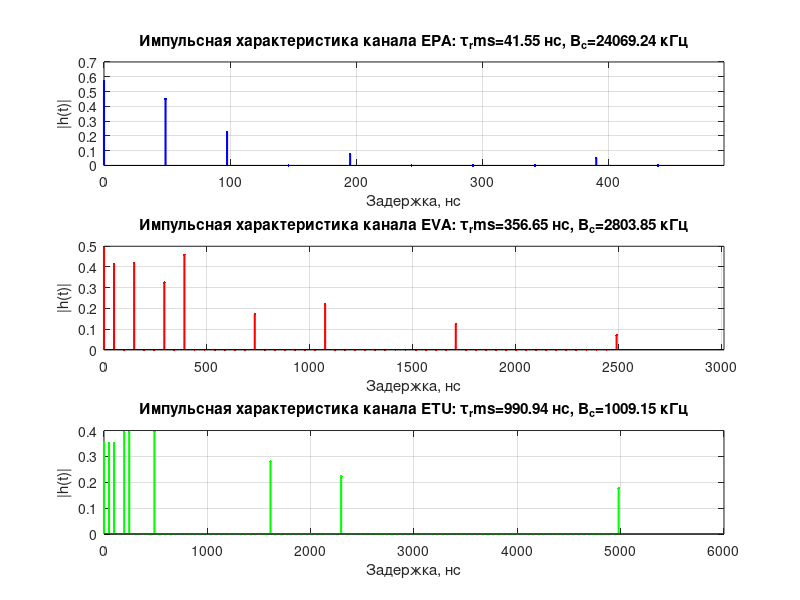
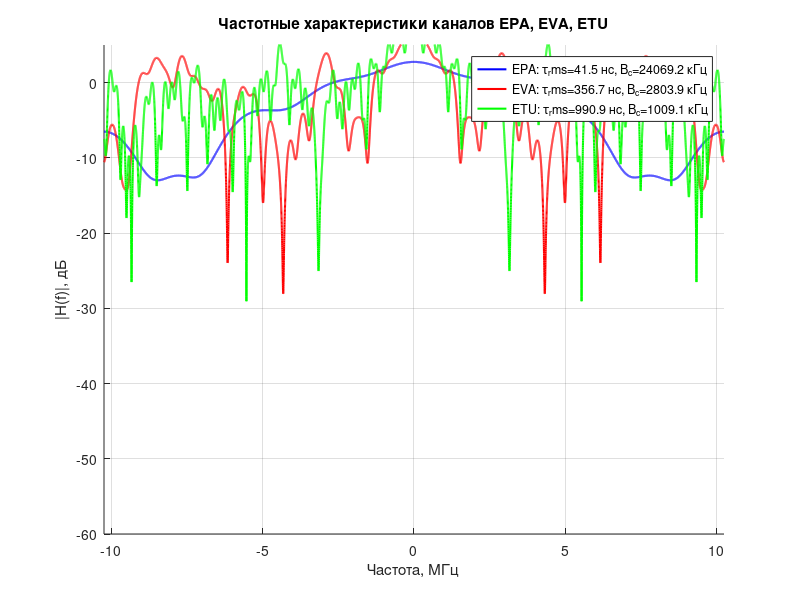

MATLAB code for these plots, in order: (Note: this script raises an error after producing the figures.)
clc; clear; close all;

Nfft = 2048;                    % Размер FFT 
M_data = 16;                    % Модуляция данных: 16-QAM
M_pilot = 4;                    % Модуляция пилотов: QPSK 
CP_len = round(Nfft/4);         % Длина CP = 1/4 * Nfft = 512
T_sym = 100e-6;                 % Длительность OFDM-символа 100 мкс 
Fs = Nfft / T_sym;              % Частота дискретизации = 20.48 МГц
SNR_dB = 1:2:30;                % Диапазон SNR (дБ)
NumOfdmSymbols = 200;           % Количество OFDM символов

% ПРОФИЛИ КАНАЛОВ EPA, EVA, ETU 
% Задержки в наносекундах
EPA_delays_ns = [0, 30, 70, 80, 110, 190, 410];
EVA_delays_ns = [0, 30, 150, 310, 370, 710, 1090, 1730, 2510];
ETU_delays_ns = [0, 50, 120, 200, 230, 500, 1600, 2300, 5000];

% Средние относительные мощности в дБ
EPA_gains_dB = [0, -1, -2, -3, -8, -17.2, -20.8];
EVA_gains_dB = [0, -1.5, -1.4, -3.6, -0.6, -9.1, -7, -12, -16.9];
ETU_gains_dB = [-1, -1, -1, 0, 0, 0, -3, -5, -7];

% Перевод задержек в секунды
EPA_delays = EPA_delays_ns * 1e-9;
EVA_delays = EVA_delays_ns * 1e-9;
ETU_delays = ETU_delays_ns * 1e-9;

% Линейные мощности (нормированные)
EPA_gains_lin = 10.^(EPA_gains_dB/10);
EVA_gains_lin = 10.^(EVA_gains_dB/10);
ETU_gains_lin = 10.^(ETU_gains_dB/10);

EPA_gains_lin = EPA_gains_lin / sum(EPA_gains_lin);
EVA_gains_lin = EVA_gains_lin / sum(EVA_gains_lin);
ETU_gains_lin = ETU_gains_lin / sum(ETU_gains_lin);

channel_names = {'EPA', 'EVA', 'ETU'};
colors_ch = {'b', 'r', 'g'};

%% ДОП ЗАДАНИЕ 2.1: ПОСТРОЕНИЕ ИХ И ЧХ КАНАЛОВ EPA, EVA, ETU
fprintf('\nДОП ЗАДАНИЕ 2.1: ИХ и ЧХ каналов EPA, EVA, ETU\n');

channels_delays = {EPA_delays, EVA_delays, ETU_delays};
channels_gains = {EPA_gains_lin, EVA_gains_lin, ETU_gains_lin};

figure(14);

for ch_idx = 1:3
    tau = channels_delays{ch_idx};
    P_lin = channels_gains{ch_idx};

    tau_max_samples = round(tau(end) * Fs);
    h_len = max(tau_max_samples + 1, 10);
    h = zeros(1, h_len);

    for p = 1:length(tau)
        idx = round(tau(p) * Fs) + 1;
        if idx <= h_len
            h(idx) = sqrt(P_lin(p));
        end
    end

    Nfft_ch = 2^14;
    H = fftshift(fft(h, Nfft_ch));
    f_ch = (-Nfft_ch/2 : Nfft_ch/2-1) * (Fs / Nfft_ch);
    H_db = 20 * log10(abs(H) + eps);

    tau_avg = sum(P_lin .* tau) / sum(P_lin);
    tau_rms = sqrt(sum(P_lin .* (tau - tau_avg).^2) / sum(P_lin));
    Bc = 1 / tau_rms;

    subplot(3,1,ch_idx);
    stem((0:h_len-1)/Fs*1e9, abs(h), [colors_ch{ch_idx}, '.'], 'MarkerSize', 6, 'LineWidth', 1.5);
    title(sprintf('Импульсная характеристика канала %s: τ_rms=%.2f нс, B_c=%.2f кГц', ...
        channel_names{ch_idx}, tau_rms*1e9, Bc/1e3));
    xlabel('Задержка, нс'); 
    ylabel('|h(t)|');
    xlim([0, tau(end)*1e9*1.2]);
    grid on;

    fprintf('Канал %s: τ_rms = %.2f нс, B_c = %.2f кГц, h_len = %d отсчетов\n', ...
        channel_names{ch_idx}, tau_rms*1e9, Bc/1e3, h_len);
end

figure(15);
hold on; grid on;

for ch_idx = 1:3
    tau = channels_delays{ch_idx};
    P_lin = channels_gains{ch_idx};

    tau_max_samples = round(tau(end) * Fs);
    h_len = max(tau_max_samples + 1, 10);
    h = zeros(1, h_len);

    for p = 1:length(tau)
        idx = round(tau(p) * Fs) + 1;
        if idx <= h_len
            h(idx) = sqrt(P_lin(p));
        end
    end

    Nfft_ch = 2^14;
    H = fftshift(fft(h, Nfft_ch));
    f_ch = (-Nfft_ch/2 : Nfft_ch/2-1) * (Fs / Nfft_ch);
    H_db = 20 * log10(abs(H) + eps);

    tau_avg = sum(P_lin .* tau) / sum(P_lin);
    tau_rms = sqrt(sum(P_lin .* (tau - tau_avg).^2) / sum(P_lin));
    Bc = 1 / tau_rms;

    plot(f_ch/1e6, H_db, [colors_ch{ch_idx}, '-'], 'LineWidth', 1.5, ...
        'DisplayName', sprintf('%s: τ_rms=%.1f нс, B_c=%.1f кГц', ...
        channel_names{ch_idx}, tau_rms*1e9, Bc/1e3));
end

xlabel('Частота, МГц');
ylabel('|H(f)|, дБ');
title('Частотные характеристики каналов EPA, EVA, ETU');
legend('Location', 'best');
xlim([-Fs/2/1e6, Fs/2/1e6]);
ylim([-60, 5]);
hold off;

%% ДОП ЗАДАНИЕ 2.2: АНАЛИТИЧЕСКАЯ ОЦЕНКА СЕЛЕКТИВНОСТИ
fprintf('\nДОП ЗАДАНИЕ 2.2: Анализ селективности\n');

B_signal = 1 / T_sym;
B_signal_total = Fs;

fprintf('Полоса OFDM сигнала (одна поднесущая): B = %.2f кГц\n', B_signal/1e3);
fprintf('Полная полоса OFDM сигнала: B_total = %.2f МГц\n', B_signal_total/1e6);
fprintf('\n');

for ch_idx = 1:3
    tau = channels_delays{ch_idx};
    P_lin = channels_gains{ch_idx};

    tau_avg = sum(P_lin .* tau) / sum(P_lin);
    tau_rms = sqrt(sum(P_lin .* (tau - tau_avg).^2) / sum(P_lin));
    Bc = 1 / tau_rms;

    fprintf('Канал %s:\n', channel_names{ch_idx});
    fprintf('  τ_rms = %.2f нс\n', tau_rms*1e9);
    fprintf('  B_c = %.2f кГц\n', Bc/1e3);

    if B_signal_total < Bc
        fprintf('  B_total < B_c => ПЛОСКИЕ замирания\n');
    else
        fprintf('  B_total > B_c => ЧАСТОТНО-СЕЛЕКТИВНЫЕ замирания\n');
    end

    if tau_rms < T_sym
        fprintf('  τ_rms < T_sym => МСИ устраняется CP\n');
    else
        fprintf('  τ_rms > T_sym => МСИ не устраняется полностью\n');
    end
    fprintf('\n');
end

%% ДОП ЗАДАНИЕ 2.3-2.4: BER В КАНАЛАХ С ЗАМИРАНИЯМИ (EPA, EVA, ETU)
fprintf('ДОП ЗАДАНИЕ 2.3-2.4: BER в каналах с замираниями\n');

NumSC_fad = 1200;
NumGuardSC_fad = round((Nfft - NumSC_fad)/2);

pilot_step_fad = 16;
pilot_idx_fad = 1:pilot_step_fad:NumSC_fad;
data_idx_fad = setdiff(1:NumSC_fad, pilot_idx_fad);

nDataSymbols_fad = length(data_idx_fad);
nPilots_fad = length(pilot_idx_fad);

rayleighchan_EPA = comm.RayleighChannel( ...
    'SampleRate', Fs, ...
    'PathDelays', EPA_delays, ...
    'AveragePathGains', EPA_gains_dB, ...
    'MaximumDopplerShift', 0, ...
    'NormalizePathGains', true);

rayleighchan_EVA = comm.RayleighChannel( ...
    'SampleRate', Fs, ...
    'PathDelays', EVA_delays, ...
    'AveragePathGains', EVA_gains_dB, ...
    'MaximumDopplerShift', 0, ...
    'NormalizePathGains', true);

rayleighchan_ETU = comm.RayleighChannel( ...
    'SampleRate', Fs, ...
    'PathDelays', ETU_delays, ...
    'AveragePathGains', ETU_gains_dB, ...
    'MaximumDopplerShift', 0, ...
    'NormalizePathGains', true);

channels_fad = {rayleighchan_EPA, rayleighchan_EVA, rayleighchan_ETU};

BER_fading = zeros(length(channels_fad), length(SNR_dB));

for ch_idx = 1:length(channels_fad)
    fprintf('Канал %s:\n', channel_names{ch_idx});

    for k = 1:length(SNR_dB)
        errorBits = 0;
        totalBits = NumOfdmSymbols * nDataSymbols_fad * log2(M_data);

        for sym = 1:NumOfdmSymbols
            data_bits = randi([0 1], nDataSymbols_fad * log2(M_data), 1);
            data_symbols = bi2de(reshape(data_bits, log2(M_data), []).', 'left-msb');
            mod_data = qammod(data_symbols, M_data, 'UnitAveragePower', true);

            pilot_bits = randi([0 1], nPilots_fad * log2(M_pilot), 1);
            pilot_symbols = bi2de(reshape(pilot_bits, log2(M_pilot), []).', 'left-msb');
            mod_pilots = qammod(pilot_symbols, M_pilot, 'UnitAveragePower', true);

            Sp = zeros(Nfft, 1);
            Sp(NumGuardSC_fad + data_idx_fad) = mod_data;
            Sp(NumGuardSC_fad + pilot_idx_fad) = mod_pilots;

            Sig = ifft(ifftshift(Sp));
            Sig_CP = [Sig(end-CP_len+1:end); Sig];

            release(channels_fad{ch_idx});
            Rx_Signal = channels_fad{ch_idx}(Sig_CP);

            Ps = mean(abs(Rx_Signal).^2);
            SNR_linear = 10^(SNR_dB(k)/10);
            N0 = Ps / SNR_linear;
            sigma_noise = sqrt(N0/2);
            noise = sigma_noise * (randn(size(Rx_Signal)) + 1j*randn(size(Rx_Signal)));
            Rx_Signal = Rx_Signal + noise;

            Sig_rec = Rx_Signal(CP_len+1:CP_len+Nfft);
            Sp_rec = fftshift(fft(Sig_rec));

            H_pilots = Sp_rec(NumGuardSC_fad + pilot_idx_fad) ./ mod_pilots;
            H_est = interp1(pilot_idx_fad, H_pilots, (1:NumSC_fad)', 'linear', 'extrap');

            Sp_eq = Sp_rec(NumGuardSC_fad + data_idx_fad) ./ H_est(data_idx_fad);

            demod_symbols = qamdemod(Sp_eq, M_data, 'UnitAveragePower', true);
            bits_rx = reshape(de2bi(demod_symbols, log2(M_data), 'left-msb').', [], 1);

            errorBits = errorBits + sum(data_bits ~= bits_rx);
        end

        BER_fading(ch_idx, k) = errorBits / totalBits;
    end

    fprintf('  BER при SNR=10 дБ = %e\n', BER_fading(ch_idx, 6));
end

figure(16);
hold on; grid on;
markers_ch = {'o-', 's-', 'd-'};

for ch_idx = 1:length(channels_fad)
    plot(SNR_dB, BER_fading(ch_idx,:), [colors_ch{ch_idx} markers_ch{ch_idx}], ...
        'LineWidth', 1.5, 'MarkerSize', 6, ...
        'DisplayName', sprintf('%s (с эквалайзером)', channel_names{ch_idx}));
end

plot(SNR_dB, berawgn(SNR_dB, 'qam', M_data), '--k', 'LineWidth', 2, ...
    'DisplayName', 'Теория AWGN (berawgn)');

xlabel('SNR (дБ)');
ylabel('BER');
title('Помехоустойчивость OFDM в каналах с замираниями (EPA, EVA, ETU)');
legend('Location', 'southwest');
set(gca, 'YScale', 'log');
ylim([1e-5 1]);
hold off;

%% ДОП ЗАДАНИЕ 2.5: СОЗВЕЗДИЕ ДО И ПОСЛЕ ЭКВАЛАЙЗЕРА
fprintf('\nСозвездие до и после эквалайзера (канал EPA, SNR=15 дБ)\n');

SNR_test = 15;
SNR_linear_test = 10^(SNR_test/10);

release(channels_fad{1});

constellation_before_eq = [];
constellation_after_eq = [];
data_all = [];
errorBits_const = 0;
totalBits_const = NumOfdmSymbols * nDataSymbols_fad * log2(M_data);

for sym = 1:NumOfdmSymbols
    data_bits = randi([0 1], nDataSymbols_fad * log2(M_data), 1);
    data_symbols = bi2de(reshape(data_bits, log2(M_data), []).', 'left-msb');
    mod_data = qammod(data_symbols, M_data, 'UnitAveragePower', true);

    pilot_bits = randi([0 1], nPilots_fad * log2(M_pilot), 1);
    pilot_symbols = bi2de(reshape(pilot_bits, log2(M_pilot), []).', 'left-msb');
    mod_pilots = qammod(pilot_symbols, M_pilot, 'UnitAveragePower', true);

    Sp = zeros(Nfft, 1);
    Sp(NumGuardSC_fad + data_idx_fad) = mod_data;
    Sp(NumGuardSC_fad + pilot_idx_fad) = mod_pilots;

    Sig = ifft(ifftshift(Sp));
    Sig_CP = [Sig(end-CP_len+1:end); Sig];

    Rx_Signal = channels_fad{1}(Sig_CP);

    Ps = mean(abs(Rx_Signal).^2);
    N0 = Ps / SNR_linear_test;
    sigma_noise = sqrt(N0/2);
    noise = sigma_noise * (randn(size(Rx_Signal)) + 1j*randn(size(Rx_Signal)));
    Rx_Signal = Rx_Signal + noise;

    Sig_rec = Rx_Signal(CP_len+1:CP_len+Nfft);
    Sp_rec = fftshift(fft(Sig_rec));

    if sym <= 5
        constellation_before_eq = [constellation_before_eq; Sp_rec(NumGuardSC_fad + data_idx_fad)];
    end

    H_pilots = Sp_rec(NumGuardSC_fad + pilot_idx_fad) ./ mod_pilots;
    H_est = interp1(pilot_idx_fad, H_pilots, (1:NumSC_fad)', 'linear', 'extrap');

    Sp_eq = Sp_rec(NumGuardSC_fad + data_idx_fad) ./ H_est(data_idx_fad);

    if sym <= 5
        constellation_after_eq = [constellation_after_eq; Sp_eq];
        data_all = [data_all; mod_data];
    end

    demod_symbols = qamdemod(Sp_eq, M_data, 'UnitAveragePower', true);
    bits_rx = reshape(de2bi(demod_symbols, log2(M_data), 'left-msb').', [], 1);
    errorBits_const = errorBits_const + sum(data_bits ~= bits_rx);
end

BER_const = errorBits_const / totalBits_const;
fprintf('BER при SNR=%d дБ в канале EPA = %e\n', SNR_test, BER_const);

figure(17);
subplot(1,2,1);
plot(real(constellation_before_eq), imag(constellation_before_eq), 'b.', 'MarkerSize', 3);
title('Созвездие ДО эквалайзера (канал EPA)');
xlabel('I'); ylabel('Q');
grid on; axis equal;
xlim([-3, 3]); ylim([-3, 3]);

subplot(1,2,2);
plot(real(constellation_after_eq), imag(constellation_after_eq), 'r.', 'MarkerSize', 3);
hold on;
ideal_const = qammod(0:15, 16, 'UnitAveragePower', true);
plot(real(ideal_const), imag(ideal_const), 'kx', 'MarkerSize', 10, 'LineWidth', 2);
title(sprintf('Созвездие ПОСЛЕ эквалайзера (BER=%.2e)', BER_const));
xlabel('I'); ylabel('Q');
grid on; axis equal;
xlim([-3, 3]); ylim([-3, 3]);
legend('Принятые символы', 'Идеальное созвездие');
hold off;
%% ДОП ЗАДАНИЕ 2.6: ДОПЛЕРОВСКИЕ СПЕКТРЫ EPA5, EVA70, ETU300
fprintf('\nДОП ЗАДАНИЕ 2.6: Доплеровские спектры\n');

fD_values_dop = [5 70 300];
N_symbols_doppler = [100000, 30000, 20000];

channel_names_dop = {'EPA5','EVA70','ETU300'};
delays_dop = {EPA_delays, EVA_delays, ETU_delays};
gains_dop = {EPA_gains_dB, EVA_gains_dB, ETU_gains_dB}; 
colors_dop = {'b','r','g'};

Fs_doppler = 1 / T_sym;  

Nfft_doppler = 2^18;
window_len_EPA = 8192;
window_len_default = 2048;
win_EPA = hamming(window_len_EPA);
win_default = hamming(window_len_default);
noverlap_EPA = window_len_EPA/2;
noverlap_default = window_len_default/2;

figure(18);
clf;
hold on;
grid on;

for idx = 1:length(fD_values_dop)
    fD = fD_values_dop(idx);
    N_sym = N_symbols_doppler(idx);
    
    if idx == 1
        win = win_EPA;
        noverlap = noverlap_EPA;
    else
        win = win_default;
        noverlap = noverlap_default;
    end

    chan = comm.RayleighChannel( ...
        'SampleRate', Fs_doppler, ...
        'PathDelays', delays_dop{idx}, ...
        'AveragePathGains', gains_dop{idx}, ...
        'MaximumDopplerShift', fD, ...
        'NormalizePathGains', true, ...
        'DopplerSpectrum', doppler('Jakes'), ...
        'PathGainsOutputPort', true);

    release(chan);
    [~, pathGains] = chan(ones(N_sym,1));

    h_dop = pathGains(:,1);

    [Pxx, f] = pwelch(h_dop, win, noverlap, ...
        Nfft_doppler, Fs_doppler, 'centered');

    Pxx_dB = 10*log10(Pxx/max(Pxx) + eps);

    mask = abs(f) <= min(Fs_doppler/2, 1.5*fD);

    plot(f(mask), Pxx_dB(mask), colors_dop{idx}, ...
        'LineWidth', 1.5, ...
        'DisplayName', sprintf('%s (f_D=%d Гц)', ...
        channel_names_dop{idx}, fD));
end

xlabel('Доплеровская частота, Гц');
ylabel('Нормированная PSD, дБ');
title('Доплеровские спектры каналов (модель Джейкса)');
legend('Location','best');
xlim([-500 500]);
ylim([-50 5]);
hold off;

fprintf('Доплеровские спектры построены.\n');
%% ДОП ЗАДАНИЕ 2.7: ВРЕМЯ КОГЕРЕНТНОСТИ
fprintf('\nДОП ЗАДАНИЕ 2.7: Время когерентности\n');

fD_EPA5 = 5;
fD_EVA70 = 70;
fD_ETU300 = 300;

Tc_EPA5 = 9 / (16 * pi * fD_EPA5);
Tc_EVA70 = 9 / (16 * pi * fD_EVA70);
Tc_ETU300 = 9 / (16 * pi * fD_ETU300);

fprintf('Канал EPA5 (fD=5 Гц): Tc = %.2f мс\n', Tc_EPA5 * 1000);
fprintf('Канал EVA70 (fD=70 Гц): Tc = %.2f мс\n', Tc_EVA70 * 1000);
fprintf('Канал ETU300 (fD=300 Гц): Tc = %.2f мс\n', Tc_ETU300 * 1000);

fprintf('\nДлительность OFDM-символа: T_sym = %.2f мс\n', T_sym * 1000);
fprintf('Для EPA5: Tc/T_sym = %.1f => медленные замирания\n', Tc_EPA5/T_sym);
fprintf('Для EVA70: Tc/T_sym = %.2f\n', Tc_EVA70/T_sym);
fprintf('Для ETU300: Tc/T_sym = %.3f => быстрые замирания\n', Tc_ETU300/T_sym);

%% ДОП ЗАДАНИЕ 2.8: MSE ОЦЕНКИ КАНАЛА ОТ ОСШ
fprintf('\nДОП ЗАДАНИЕ 2.8: MSE оценки канала\n');

fD_test = 10;
NumSC_mse = 1200;
NumGuardSC_mse = round((Nfft - NumSC_mse)/2);
pilot_step_mse = 16;
pilot_idx_mse = 1:pilot_step_mse:NumSC_mse;
data_idx_mse = setdiff(1:NumSC_mse, pilot_idx_mse);  % информационные поднесущие
nPilots_mse = length(pilot_idx_mse);

rayleighchan_MSE = comm.RayleighChannel( ...
    'SampleRate', Fs, ...
    'PathDelays', EVA_delays, ...
    'AveragePathGains', EVA_gains_dB, ...
    'MaximumDopplerShift', fD_test, ...
    'NormalizePathGains', true);

SNR_MSE_dB = 0:2:30;
MSE_results = zeros(length(SNR_MSE_dB), 1);
N_MSE_symbols = 500; 

for k = 1:length(SNR_MSE_dB)
    MSE_sum = 0;

    for sym = 1:N_MSE_symbols
        % Генерируем пилоты
        pilot_bits = randi([0 1], nPilots_mse * log2(M_pilot), 1);
        pilot_symbols = bi2de(reshape(pilot_bits, log2(M_pilot), []).', 'left-msb');
        mod_pilots = qammod(pilot_symbols, M_pilot, 'UnitAveragePower', true);

        % Формируем OFDM символ только с пилотами
        Sp = zeros(Nfft, 1);
        Sp(NumGuardSC_mse + pilot_idx_mse) = mod_pilots;

        Sig = ifft(ifftshift(Sp));
        Sig_CP = [Sig(end-CP_len+1:end); Sig];

        % Передаем через канал БЕЗ шума 
        release(rayleighchan_MSE);
        Rx_ideal = rayleighchan_MSE(Sig_CP);

        % Добавляем шум
        Ps = mean(abs(Rx_ideal).^2);
        SNR_linear = 10^(SNR_MSE_dB(k)/10);
        N0 = Ps / SNR_linear;
        sigma_noise = sqrt(N0/2);
        noise = sigma_noise * (randn(size(Rx_ideal)) + 1j*randn(size(Rx_ideal)));
        Rx_noisy = Rx_ideal + noise;

        % Обрабатываем идеальный сигнал
        Sig_rec_ideal = Rx_ideal(CP_len+1:CP_len+Nfft);
        Sp_rec_ideal = fftshift(fft(Sig_rec_ideal));
        H_true_pilots = Sp_rec_ideal(NumGuardSC_mse + pilot_idx_mse) ./ mod_pilots;

        % Обрабатываем зашумленный сигнал - оценка канала
        Sig_rec_noisy = Rx_noisy(CP_len+1:CP_len+Nfft);
        Sp_rec_noisy = fftshift(fft(Sig_rec_noisy));
        H_est_pilots = Sp_rec_noisy(NumGuardSC_mse + pilot_idx_mse) ./ mod_pilots;

        % Интерполируем оценку и истинный канал на все активные поднесущие
        H_true_all = interp1(pilot_idx_mse, H_true_pilots, (1:NumSC_mse)', 'linear', 'extrap');
        H_est_all  = interp1(pilot_idx_mse, H_est_pilots,  (1:NumSC_mse)', 'linear', 'extrap');

        % MSE по информационным поднесущим
        MSE_sum = MSE_sum + mean(abs(H_est_all(data_idx_mse) - H_true_all(data_idx_mse)).^2);
    end

    MSE_results(k) = MSE_sum / N_MSE_symbols;
end

figure(19);
semilogy(SNR_MSE_dB, MSE_results, 'b-o', 'LineWidth', 1.5, 'MarkerSize', 6);
xlabel('SNR (дБ)');
ylabel('MSE оценки канала');
title(sprintf('Зависимость MSE оценки канала от ОСШ (канал EVA, fD=%d Гц)', fD_test));
grid on;

fprintf('MSE оценки канала рассчитаны.\n');
